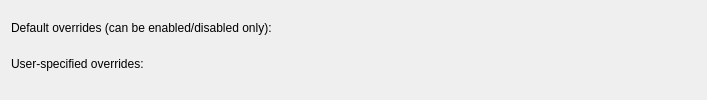
       <widget class="QWidget" name="tab_overrides">
        <attribute name="title">
         <string>Window-Specific Overrides</string>
        </attribute>
        <layout class="QVBoxLayout" name="verticalLayout_3">
         <item>
          <spacer name="verticalSpacer_15">
           <property name="orientation">
            <enum>Qt::Orientation::Vertical</enum>
           </property>
           <property name="sizeType">
            <enum>QSizePolicy::Policy::Fixed</enum>
           </property>
           <property name="sizeHint" stdset="0">
            <size>
             <width>20</width>
             <height>10</height>
            </size>
           </property>
          </spacer>
         </item>
         <item>
          <widget class="QLabel" name="defaultExceptionsLabel">
           <property name="minimumSize">
            <size>
             <width>0</width>
             <height>0</height>
            </size>
           </property>
           <property name="text">
            <string>Default overrides (can be enabled/disabled only):</string>
           </property>
          </widget>
         </item>
         <item>
          <widget class="Breeze::ExceptionListWidget" name="defaultExceptions" native="true">
           <property name="sizePolicy">
            <sizepolicy hsizetype="Preferred" vsizetype="Preferred">
             <horstretch>0</horstretch>
             <verstretch>0</verstretch>
            </sizepolicy>
           </property>
           <property name="minimumSize">
            <size>
             <width>0</width>
             <height>0</height>
            </size>
           </property>
           <property name="maximumSize">
            <size>
             <width>16777215</width>
             <height>100</height>
            </size>
           </property>
           <property name="baseSize">
            <size>
             <width>0</width>
             <height>100</height>
            </size>
           </property>
          </widget>
         </item>
         <item>
          <spacer name="defaultExceptionsSpacer">
           <property name="orientation">
            <enum>Qt::Orientation::Vertical</enum>
           </property>
           <property name="sizeType">
            <enum>QSizePolicy::Policy::Fixed</enum>
           </property>
           <property name="sizeHint" stdset="0">
            <size>
             <width>20</width>
             <height>10</height>
            </size>
           </property>
          </spacer>
         </item>
         <item>
          <widget class="QLabel" name="userExceptionsLabel">
           <property name="minimumSize">
            <size>
             <width>0</width>
             <height>0</height>
            </size>
           </property>
           <property name="text">
            <string>User-specified overrides:</string>
           </property>
          </widget>
         </item>
         <item>
          <widget class="Breeze::ExceptionListWidget" name="exceptions" native="true">
           <property name="sizePolicy">
            <sizepolicy hsizetype="Preferred" vsizetype="Expanding">
             <horstretch>0</horstretch>
             <verstretch>0</verstretch>
            </sizepolicy>
           </property>
           <property name="minimumSize">
            <size>
             <width>685</width>
             <height>0</height>
            </size>
           </property>
           <property name="baseSize">
            <size>
             <width>0</width>
             <height>0</height>
            </size>
           </property>
          </widget>
         </item>
        </layout>
       </widget>
